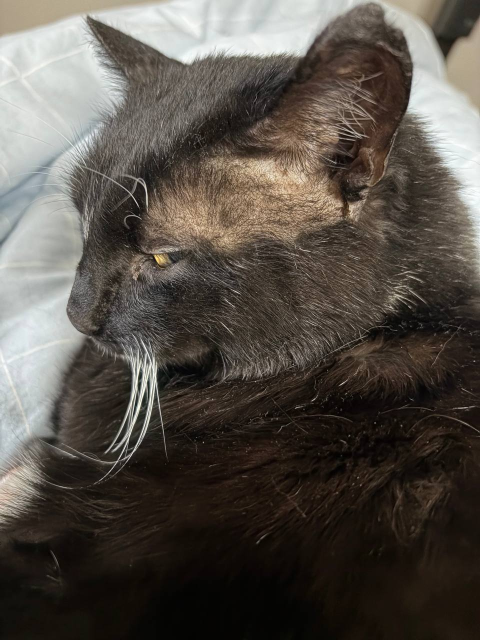
#> input picture kernel/boris.jpg, 960 x 1280 px (shown at 1/2 size)
$ python pdimage.py ../kernel/boris.jpg out.png
#> lines starting #> are read from the running program, lines starting #| are printed output that depends on the picture
#!/usr/bin/env python3
"""Convert an image to the PaperDOS 1-bit packed framebuffer format.

Output layout: 800×480 pixels, 1 bit per pixel, MSB first.
  - Byte 0 bit 7 = pixel (0, 0)  [top-left]
  - Byte 0 bit 0 = pixel (7, 0)
  - Byte 100 bit 7 = pixel (0, 1)  [second row]
  - 1 = white, 0 = black
  - Total: 100 bytes/row × 480 rows = 48,000 bytes

Usage:
    uv run pdimage.py [--rotate {none,cw90,ccw90,180}] <input> <output.bin>
"""

import argparse
from pathlib import Path
from PIL import Image

PANEL_WIDTH = 800
PANEL_HEIGHT = 480
ROW_BYTES = PANEL_WIDTH // 8
FRAME_BYTES = ROW_BYTES * PANEL_HEIGHT  # 48,000


def apply_rotation(img: Image.Image, rotate: str) -> Image.Image:
    if rotate == "none":
        return img
    if rotate == "cw90":
        return img.rotate(-90, expand=True)
    if rotate == "ccw90":
        return img.rotate(90, expand=True)
    if rotate == "180":
        return img.rotate(180, expand=True)
    raise ValueError(f"unsupported rotation: {rotate}")


def convert(src: Path, dst: Path, rotate: str) -> None:
#> called with rotate = 'none'
    img = Image.open(src).convert("RGB")
#> img is the input picture: PIL image 960x1280 RGB; mean R, G, B 86.6, 80.2, 73.1
    img = apply_rotation(img, rotate)

    # Resize to panel dimensions with high-quality Lanczos filter.
    img = img.resize((PANEL_WIDTH, PANEL_HEIGHT), Image.Resampling.LANCZOS)
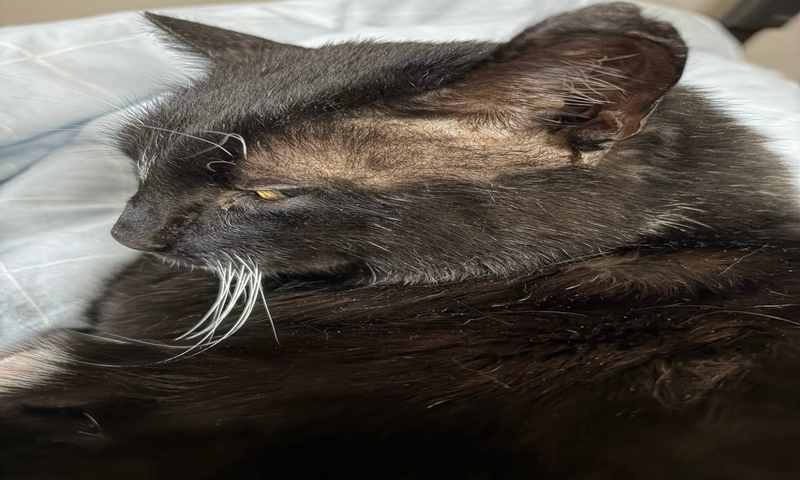
#> img: PIL image 800x480 RGB; mean R, G, B 86.6, 80.2, 73.1

    # Convert to grayscale, then apply Floyd-Steinberg dithering to 1-bit.
    # PIL's "1" mode uses Floyd-Steinberg by default when converting from "L".
    img = img.convert("L")
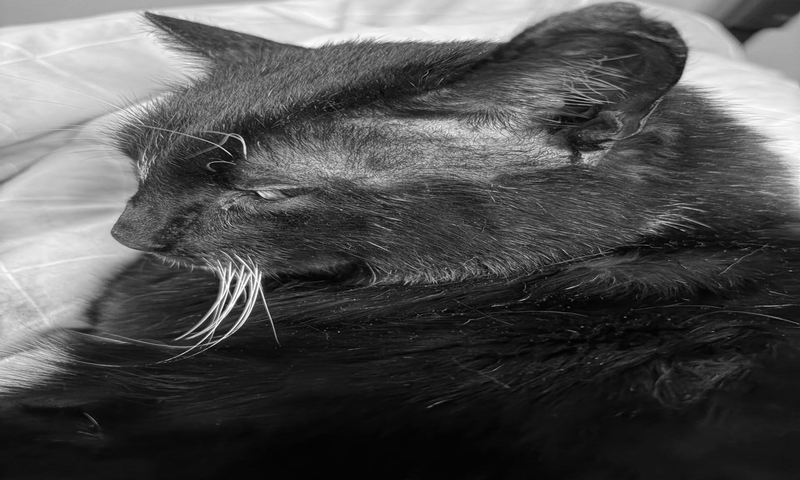
#> img: PIL image 800x480 L; min 0, max 255, mean 81.3
    img = img.convert("1", dither=Image.Dither.FLOYDSTEINBERG)
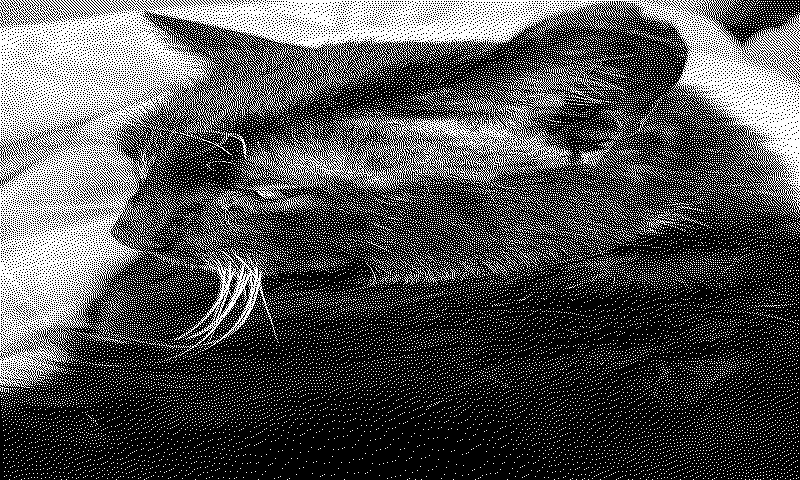
#> img: PIL image 800x480 1; 31.8% white in thin lines or dots

    # Pack into our MSB-first 1bpp format.
    # PIL "1" images store 1 pixel per byte internally; we repack 8 per byte.
    buf = bytearray(FRAME_BYTES)
    pixels = img.load()
    if pixels is None:
        raise RuntimeError("failed to load image pixels")
    for y in range(PANEL_HEIGHT):
        for x in range(PANEL_WIDTH):
            px = pixels[x, y]  # 0 (black) or 255 (white) in PIL "1" mode
            if px:  # white → bit set
                byte_idx = y * ROW_BYTES + x // 8
                bit_mask = 0x80 >> (x % 8)
                buf[byte_idx] |= bit_mask

    dst.write_bytes(buf)
    print(f"Written {len(buf):,} bytes → {dst}")
#| Written 48,000 bytes → out.png


if __name__ == "__main__":
    parser = argparse.ArgumentParser()
    parser.add_argument(
        "--rotate", choices=["none", "cw90", "ccw90", "180"], default="none"
    )
    parser.add_argument("input")
    parser.add_argument("output")
    args = parser.parse_args()
    convert(Path(args.input), Path(args.output), args.rotate)
